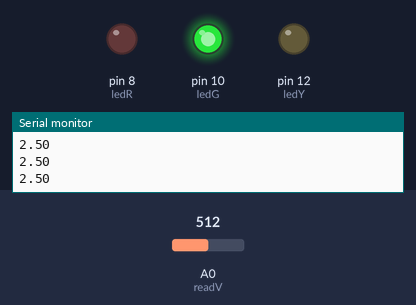
Bench run of a sketch on a simulated Arduino Uno, built with avr-gcc and run on an emulated ATmega328P. Parts: output pins drawn as LEDs (lit = HIGH), the last lines printed to the serial monitor. The test bench sets the inputs (shaded band); at power-on: A0 (readV) = 512.

Above: at 1.3 s.
1.4 s: A0 (readV) set to 597
2.9 s: A0 (readV) set to 627
At 4.0 s:
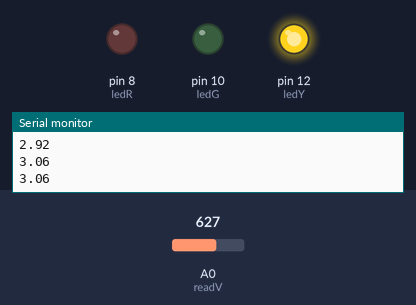
4.5 s: A0 (readV) set to 809
6.0 s: A0 (readV) set to 825
At 6.4 s:
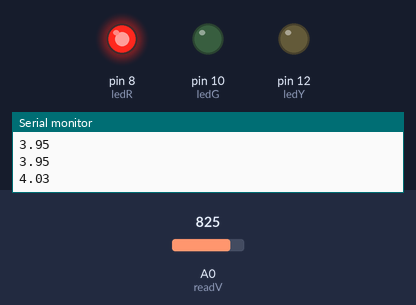
7.5 s: A0 (readV) set to 716
At 8.7 s:
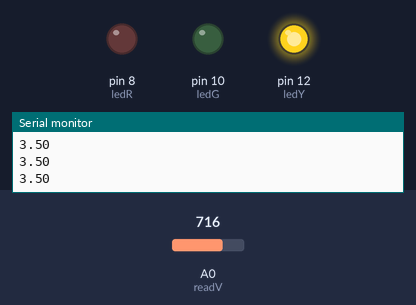
9.0 s: A0 (readV) set to 900
At 10.1 s:
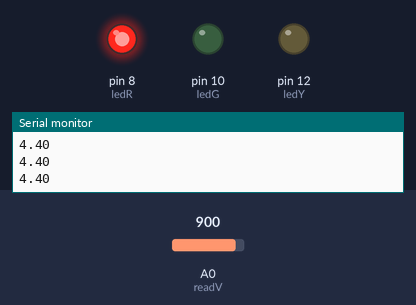
Timing chart, 0 to 11.5 s (numbered marks = the images above; inputs shaded):
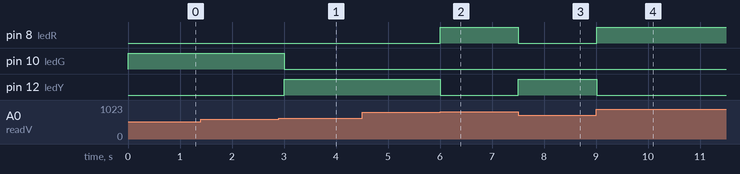

The sketch:

arduinoMiniproj.ino
```cpp
int ledG=10;//Green led
int ledY=12;//yellow led
int ledR=8; // Red led
int readV=A0; // Potentiometer Input
int readS;
float Vout;
int dT=500;

void setup() {
 Serial.begin(9600);
pinMode(ledG,OUTPUT);
pinMode(ledY,OUTPUT);
pinMode(ledR,OUTPUT);
pinMode(readV,INPUT);
}

void loop() {
  readS=analogRead(readV);   // Read sensor value (0-1023)
  Vout=(5./1023.)*readS;     // Convert to voltage (0-5V)
  Serial.println(Vout);

// For green LED
if(Vout<3.00){
digitalWrite(ledG,HIGH);

}
  else{
    digitalWrite(ledG,LOW);
  }

// For Yellow LED
if(Vout>=3 && Vout<=4){
digitalWrite(ledY,HIGH);

}
  else{
    digitalWrite(ledY,LOW);
  }

// For Red LED
if(Vout>4){
  digitalWrite(ledR,HIGH);
}

  else{
    digitalWrite(ledR,LOW);
  }
delay(dT);
}
```

Measured:
- the behaviour switches between 613 and 614 on A0 (readV) (found by bisection; images 0 and 1)
- the behaviour switches between 818 and 819 on A0 (readV) (found by bisection; images 1 and 2)
- after the input at 2.9 s, pin 10 (ledG): HIGH → LOW after 0.10 s; pin 12 (ledY): LOW → HIGH after 0.10 s
- after the input at 6.0 s, pin 8 (ledR): LOW → HIGH at once; pin 12 (ledY): HIGH → LOW at once
- after the input at 7.5 s, pin 8 (ledR): HIGH → LOW at once; pin 12 (ledY): LOW → HIGH at once
- after the input at 9.0 s, pin 8 (ledR): LOW → HIGH at once; pin 12 (ledY): HIGH → LOW at once
